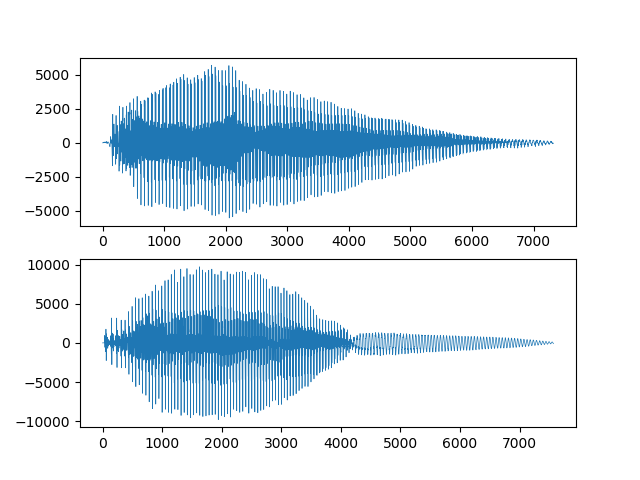

Write Python code to recreate this figure.
import scipy as scp
from scipy import signal
from scipy.fftpack import fft, ifft
import numpy as np
import matplotlib.pyplot as plt
from scipy.io.wavfile import read, write

rate_ta, data_ta = read("ta.wav")
rate_am, data_am = read("am.wav")

# Ts_ta = 1/fs_ta 
# Ts_am = 1/fs_am 

# xs_ta = np.arange(0,fs_ta, 1)
# xs_am = np.arange(0,fs_am, 1)
# x = np.arange(1500,2000)
# for i in range(1600, 2200, 1):
#     if(data_ta[i] > 5000):
#         print(i, data_ta[i])


# for i in range(1000, 2000, 1):
#     if(data_am[i] > 5000):
#         print(i, data_am[i])

plt.subplot(2,1,1)
# plt.figure(figsize=(7,4))
plt.plot(data_ta, linewidth=.5)

plt.subplot(2,1,2)
# plt.figure(figsize=(7,4))
plt.plot(data_am, linewidth=.5)
plt.savefig("ta_am.png")
# plt.show()

data_ta_1 = data_ta[:3500]
data_am_1 = data_am[1783:]

fs_1 = rate_ta
fs_2 = rate_am

write("tam.wav", fs_1, data_ta_1)
write("tam.wav", fs_2, data_am_1)


